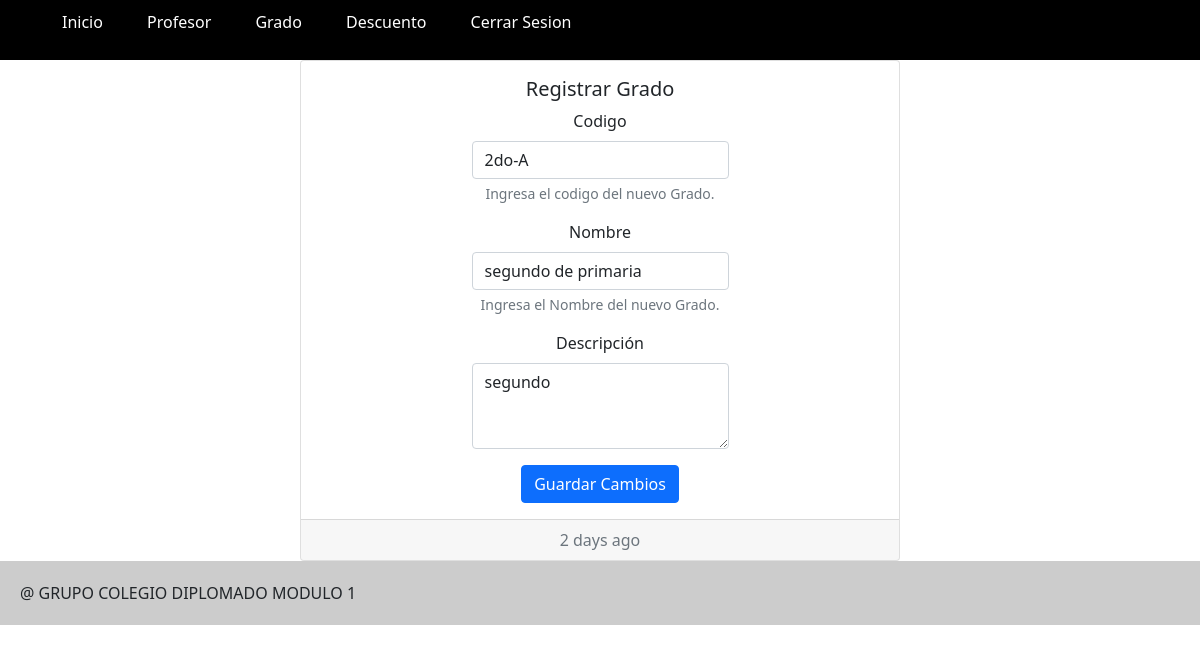
Screenshot of /Grado/MostrarEditarGrado/7 (signed in) with the database file from the repository.
### tables this page shows
CREATE TABLE `grado` (
  `id` int(11) NOT NULL,
  `codigo` varchar(10) NOT NULL,
  `nombre` varchar(50) NOT NULL,
  `descripcion` varchar(255) NOT NULL,
  `director_id` int(11) NOT NULL
);

### libs/view.php (called while the page is built, shortened)
<?php
class View{
    function render($nombre){
        require 'Views/'.$nombre.'.php';
    }
}
?>

### Controllers/gradoController.php (called while the page is built, shortened)
<?php
class GradoController extends Controller{
    function __construct(){
        $this->view->grados=[];
        $this->view->mensaje = "";
    }
    public function renderizar($vista){
        $this->view->render('Grado/'.$vista);
    }
    public function MostrarEditarGrado($id){
        $grado = $this->model->getGrado($id[0]);
        $this->view->grados = $grado;
        $this->renderizar('EditarGrado');
    }
}
?>

### index.php (called while the page is built, shortened)
<?php
require_once 'libs/database.php';
require_once 'libs/controller.php';
require_once 'libs/view.php';
$app = new App();

### libs/database.php (called while the page is built)
<?php
class DataBase{
    private $host;
    private $db;
    private $user;
    private $password;
    private $charset;
    public function __construct(){
        $this->host = constant('HOST');
        $this->db = constant('DB');
        $this->user = constant('USER');
        $this->password = constant('PASSWORD');
        $this->charset = constant('CHARSET');
    }
    public function connect(){
        try {
            $connection ="mysql:host=".$this->host . ";dbname=".$this->db . ";charset=". $this->charset;
           $options= [
               PDO::ATTR_ERRMODE            =>PDO::ERRMODE_EXCEPTION,
               PDO::ATTR_EMULATE_PREPARES   =>false,
           ];
            $pdo = new PDO($connection,$this->user,$this->password,$options);
            return $pdo;
          } catch (PDOException $e) {
            print_r('Error connection: '.$e->getMessage());
        }
    }
}
?>

### Models/gradoModel.php (called while the page is built, shortened)
<?php
class GradoModel extends Model{
    public function getGrado($id){
        $item = [];
        try {
            $query = $this->db->connect()->prepare('SELECT * FROM grado WHERE id = :id');
            $query->execute([
                'id' => $id,
            ]);
            while ($row = $query->fetch()) {
                $item = [
                    'id' =>$row['id'],
                    'codigo' =>$row['codigo'],
                    'nombre'=>$row['nombre'],
                    'descripcion'=>$row['descripcion'],
                ];
            }
              return $item;
           } catch (PDOException $e) {
               return false;
           }
    }
}
?>

### libs/controller.php (called while the page is built, shortened)
<?php
class Controller{
    function loadModel($model){
        $url = 'Models/'.$model.'Model.php';
        if(file_exists($url)){
            $this->model = new $modelName();
        }
    }
}
?>

### Views/grado/EditarGrado.php (the view, shortened to what this page needs)
<?php require 'Views/app/header.php' ?>
<div class="card text-center mx-auto" style="width: 50vw;">
  <div class="card-body mx-auto ">
    <h5 class="card-title">Registrar Grado</h5>
<form action="<?php echo constant('URL'); ?>Grado/EditarGrado" method="POST">
<div class="mb-3">
    <label for="codigo" class="form-label">Codigo</label>
    <input type="text" class="form-control" name="codigo" id="codigo" aria-describedby="codigoHelp" value="<?php echo $this->grados['codigo'] ?>" required>
    <div id="codigoHelp" class="form-text">Ingresa el codigo del nuevo Grado.</div>
  </div>
  <div class="mb-3">
    <label for="nombre" class="form-label">Nombre</label>
    <input type="text" class="form-control" name="nombre" id="nombre" aria-describedby="nombreHelp" value="<?php echo $this->grados['nombre'] ?>" required>
    <div id="nombreHelp" class="form-text">Ingresa el Nombre del nuevo Grado.</div>
  </div>
  <div class="mb-3">
  <label for="descripcion" class="form-label">Descripción</label>
  <textarea class="form-control" name="descripcion" id="descripcion" rows="3" ><?php echo $this->grados['descripcion'] ?></textarea>
</div>
  <button type="submit" class="btn btn-primary">Guardar Cambios</button>
</form>
  </div>
  <div class="card-footer text-muted">
    2 days ago
  </div>
</div>
<?php require 'Views/app/footer.php' ?>

### public/css/app.css (style rules this page uses)
#main, { padding: 20px 0; width: 700px; margin: 0 auto; }

### rows the page displays
grado: codigo "2do-A", nombre "segundo de primaria", descripcion "segundo"
